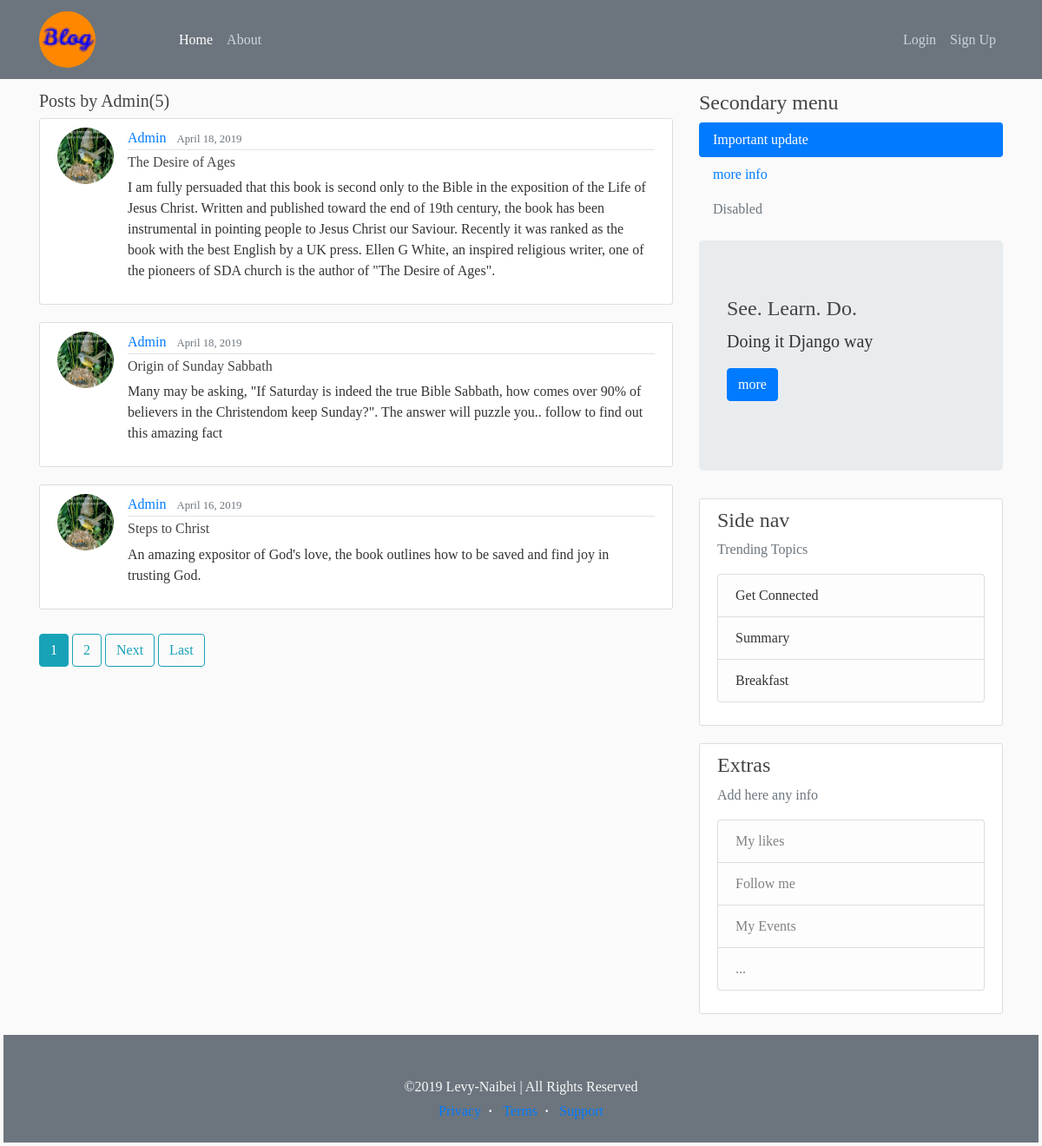
/user/Admin, run on the app's committed database.
### blog/models.py (models this page shows, shortened)
class Post(models.Model):
	title = models.CharField(max_length=80)
	content = models.TextField()
	date_posted = models.DateTimeField(default=timezone.now)
	author = models.ForeignKey(User, on_delete=models.CASCADE)

### users/models.py (models this page shows, shortened)
class Profile(models.Model):
	user = models.OneToOneField(User, on_delete=models.CASCADE)
	img = models.ImageField(default = 'default.png', upload_to='profile_pics')

### blog/views.py (the view)
# urls.py: path('user/<str:username>', UserPostListView.as_view(), name='user-posts'),
class UserPostListView(ListView):
	model = Post
	template_name = 'blog/user_posts.html'
	context_object_name = 'posts'
	paginate_by = 3
	def get_queryset(self):
		user = get_object_or_404(User, username=self.kwargs.get('username'))
		return Post.objects.filter(author=user).order_by('-date_posted')

### blog/templates/blog/user_posts.html (shortened to what this page needs)
{% extends "blog/base.html" %}
{% block content %}
  <h5 class="mb-2">Posts by {{view.kwargs.username}}({{page_obj.paginator.count}})</h5>
	{% for post in posts %}
    <article class="media content-section">
      <img class="rounded-circle article-img" src="{{post.author.profile.img.url}}">
      <div class="media-body">
        <div class="article-metadata">
          <a class="mr-2" href="{% url 'user-posts' post.author.username %}">{{ post.author }}</a>
          <small class="text-muted">{{ post.date_posted|date:'F d, Y' }}</small>
        </div>
        <h6><a class="article-title" href="{% url 'post-detail' post.id %}">{{ post.title }}</a></h6>
        <p class="article-content">{{ post.content }}</p>
      </div>
    </article>
  {% endfor %}
  {% if is_paginated %}
    {% for num in page_obj.paginator.page_range %}
      {% if page_obj.number == num %}
        <a class="btn btn-info bt-sm mb-2 mt-2" href="?page={{ num }}">{{ num }}</a>
      {% elif num > page_obj.number|add:'-2' and num < page_obj.number|add:'2' %}
        <a class="btn btn-outline-info bt-sm mb-2 mt-2" href="?page={{ num }}">{{ num }}</a>
      {% endif %}
    {% endfor %}
    {% if page_obj.has_next %}
      <a class="btn btn-outline-info bt-sm mb-2 mt-2" href="?page={{page_obj.next_page_number}}">Next</a>
      <a class="btn btn-outline-info bt-sm mb-2 mt-2" href="?page={{page_obj.paginator.num_pages}}">Last</a>
    {% endif %}
  {% endif %}
{% endblock %}

### blog/static/blog/style.css (style rules this page uses)
body { background: #fafafa; color: #333333; margin-top: 5rem; font-family: initial; }
h1, h2, h3, h4, h5 { color: #444444; }
h6 { color: #00008B; }
.content-section { background: #ffffff; padding: 10px 20px; border: 1px solid #dddddd; border-radius: 3px; margin-bottom: 20px; }
.article-title { color: #444444; font-style: bold; }
.article-content { white-space: pre-line; }
.article-img { height: 65px; width: 65px; margin-right: 16px; }
.article-metadata { padding-bottom: 1px; margin-bottom: 4px; border-bottom: 1px solid #e3e3e3 }

### data on the page
Post: author.profile.img (picture), author "Admin", date_posted "April 18, 2019", title "The Desire of Ages", content "I am fully persuaded that this book is second only to the Bible in the exposition of the Life of Jesus Christ. Written and published toward the end of 19th century, the book has been instrumental in pointing people to Jesus Christ our Saviour. Recently it was ranked as the book with the best English by a UK press. Ellen G White, an inspired religious writer, one of the pioneers of SDA church is the author of \"The Desire of Ages\"."
Post: author.profile.img (picture), author "Admin", date_posted "April 18, 2019", title "Origin of Sunday Sabbath", content "Many may be asking, \"If Saturday is indeed the true Bible Sabbath, how comes over 90% of believers in the Christendom keep Sunday?\". The answer will puzzle you.. follow to find out this amazing fact"
Post: author.profile.img (picture), author "Admin", date_posted "April 16, 2019", title "Steps to Christ", content "An amazing expositor of God's love, the book outlines how to be saved and find joy in trusting God."

### other printed values
{{ view.kwargs.username }} "Admin"
{{ page_obj.paginator.count }} "5"
{{ num }} "1"
{{ num }} "2"
